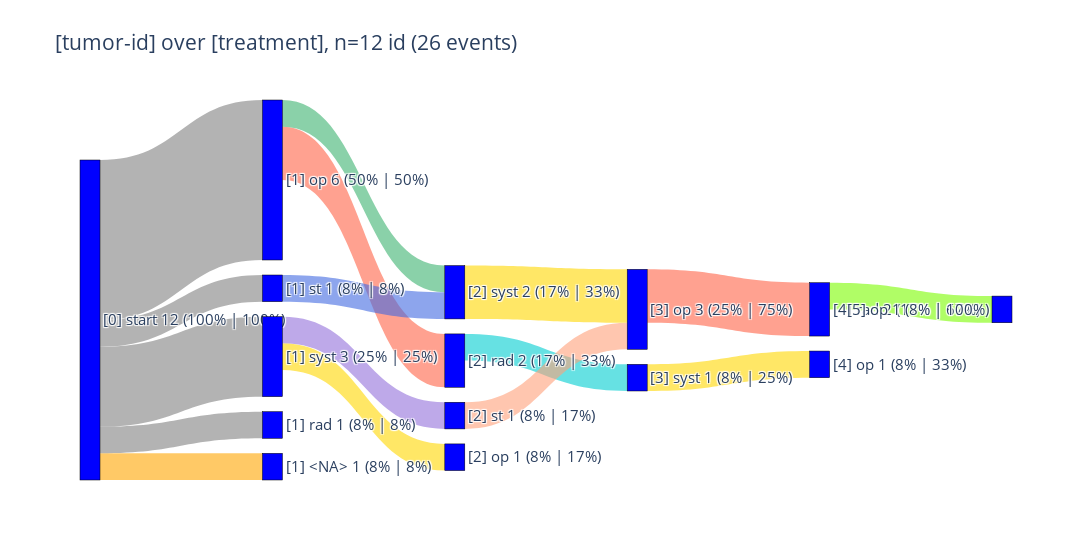

Notebook code for this chart:
### Markdown cell above
### <a id='toc1_2_6_'></a>[sankey](#toc0_)

### Code cell
pls.plot_sankey(
    width=2000,
    font_size=15,
    # renderer="png",
)

### Figure 1 — Plotly figure (JSON) as saved in the notebook; plotly's stock layout.template omitted (floating-point values rounded to 4 significant figures)
{"data": [{"link": {"color": ["rgba(255, 165, 0, 0.6)", "rgba(128, 128, 128, 0.6)", "rgba(128, 128, 128, 0.6)", "rgba(128, 128, 128, 0.6)", "rgba(128, 128, 128, 0.6)", "rgba(255, 99, 71, 0.6)", "rgba(60, 179, 113, 0.6)", "rgba(65, 105, 225, 0.6)", "rgba(255, 215, 0, 0.6)", "rgba(147, 112, 219, 0.6)", "rgba(0, 206, 209, 0.6)", "rgba(255, 160, 122, 0.6)", "rgba(255, 215, 0, 0.6)", "rgba(255, 99, 71, 0.6)", "rgba(255, 215, 0, 0.6)", "rgba(124, 252, 0, 0.6)"], "source": [0, 0, 0, 0, 0, 1, 1, 3, 4, 4, 7, 8, 9, 10, 11, 13], "target": [5, 1, 2, 3, 4, 7, 9, 9, 6, 8, 11, 10, 10, 13, 12, 14], "value": [1, 6, 1, 1, 3, 2, 1, 1, 1, 1, 1, 1, 2, 2, 1, 1]}, "node": {"align": "left", "color": "blue", "label": ["[0] start 12 (100% | 100%)", "[1] op 6 (50% | 50%)", "[1] rad 1 (8% | 8%)", "[1] st 1 (8% | 8%)", "[1] syst 3 (25% | 25%)", "[1] <NA> 1 (8% | 8%)", "[2] op 1 (8% | 17%)", "[2] rad 2 (17% | 33%)", "[2] st 1 (8% | 17%)", "[2] syst 2 (17% | 33%)", "[3] op 3 (25% | 75%)", "[3] syst 1 (8% | 25%)", "[4] op 1 (8% | 33%)", "[4] rad 2 (17% | 67%)", "[5] op 1 (8% | 100%)"], "line": {"color": "black", "width": 0.5}, "pad": 15, "thickness": 20}, "type": "sankey"}], "layout": {"font": {"size": 15}, "title": {"text": "[tumor-id] over [treatment], n=12 id (26 events)"}, "width": 2000}}
